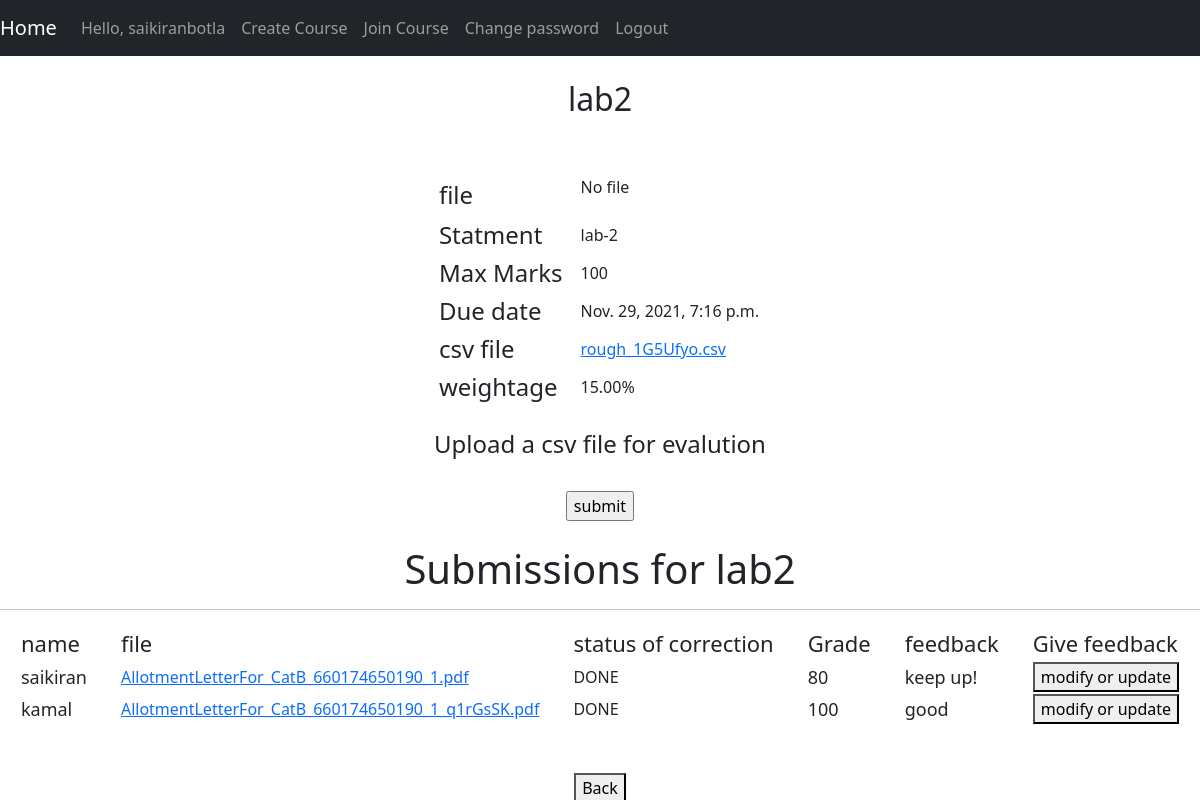
Page /viewsubmissionsta/Cs101/lab2/ (signed in) on the committed database.
### moodle/models.py (models this page shows, shortened)
class Assignment(models.Model):
  	course = models.ForeignKey(Coursescreated, on_delete = models.CASCADE)
  	name = models.CharField(max_length = 50)
  	file=models.FileField(upload_to='',blank=True)
  	statement = models.TextField(blank=True)
  	total = models.PositiveIntegerField()
  	date_created=models.DateTimeField(auto_now_add=True,null=True)
  	deadline=models.DateTimeField(null = True,blank=True)
  	csvfile = models.FileField(upload_to='',blank=True)
  	weightage=models.DecimalField(max_digits=5,decimal_places=2,null=True)

class Submission(models.Model):
  	assignment = models.ForeignKey(Assignment, on_delete = models.CASCADE)
  	student = models.ForeignKey(User, on_delete=models.CASCADE)
  	submittedfile = models.FileField(upload_to='',blank=True)
  	grade = models.PositiveIntegerField(null = True, blank=True)
  	statusofcorrection = models.CharField(max_length=100,default = "NOT DONE")
  	feedback = models.TextField(null = True, blank=True)

### moodle/views.py (the view)
# urls.py: path('viewsubmissionsta/<str:pk>/<str:ak>/',views.viewSubmissionta,name='viewSubmissionta'),
@login_required(login_url='login')
def viewSubmissionta(request,pk,ak):
	course=Coursescreated.objects.filter(title=pk)
	course=course[0]
	assignment=Assignment.objects.filter(course=course,name=ak)
	assignment=assignment[0]
	submissions=Submission.objects.filter(assignment=assignment)
	return render(request,'moodle/viewsubmissionsta.html',{'submissions':submissions,'pk':course.title,'ak':assignment.name,'assignment':assignment})

### moodle/templates/moodle/viewsubmissionsta.html (shortened to what this page needs)
{% extends 'moodle/main.html' %}
{% block content %}
<center>
	<br>
	<h2>{{assignment.name}}</h2>
	<br>
	<br>
	<table>
		<tr>
			<td style="font-size: 24px;">file</td>
			<td></td>
				<td></td>
				<td></td>
				<td></td>
				<td></td>
				<td></td>
				<td></td>
				<td></td>
				{% if assignment.file %}
			<td><a href="{{assignment.file.url}}" download>	{{assignment.file}} </a></td>
				{% else %}
				<td><p>No file</p></td>
				{% endif %}
		</tr>
		<tr>
			<td style="font-size: 24px;">Statment</td>
				<td></td>
				<td></td>
				<td></td>
				<td></td>
				<td></td>
				<td></td>
				<td></td>
				<td></td>
			<td>
				{% if assignment.statement %}
			{{assignment.statement}}
				{% else %}
					<p>None</p>
				{% endif %}</td>
		</tr>
		<tr>
			<td style="font-size: 24px;" >Max Marks</td>
			<td></td>
				<td></td>
				<td></td>
				<td></td>
				<td></td>
				<td></td>
				<td></td>
				<td></td>
			<td>{{assignment.total}}</td>
			<td></td>
		</tr>
		<tr>
				<td style="font-size: 24px;">Due date</td>
				<td></td>
				<td></td>
				<td></td>
				<td></td>
				<td></td>
				<td></td>
				<td></td>
				<td></td>
				<td >
					{% if assignment.deadline %}
						{{assignment.deadline}}
					{% endif %}
				</td>
		</tr>
		<tr>
			<td style="font-size: 24px;">csv file</td>
			<td></td>
				<td></td>
				<td></td>
				<td></td>
				<td></td>
				<td></td>
				<td></td>
				<td></td>
				<td>
					{% if assignment.csvfile %}
						<a href="{{assignment.csvfile.url}}" download>	{{assignment.csvfile}} </a>
					{% endif %}
				</td>
		</tr>
		<tr>
			<td style="font-size: 24px;">weightage</td>
			<td></td>
				<td></td>
				<td></td>
				<td></td>
				<td></td>
				<td></td>
				<td></td>
				<td></td>
				<td>{{assignment.weightage}}%</td>
		</tr>
	</table>
	<br>
	<h4>Upload a csv file for evalution</h4>
	<br>
	<form method="POST" enctype="multipart/form-data">
		<input type="submit" value="submit">
	</form>
	<br>
	<h1>Submissions for {{ak}}</h1>
	<hr>
	<table>
		<tr>
			<td  style="font-size: 22px;">name</td>
			<td></td>
			<td></td>
			<td></td>
			<td></td>
			<td></td>
				<td></td>
				<td></td>
				<td></td>
				<td></td>
			<td></td>
			<td></td>
			<td></td>
			<td></td>
				<td></td>
				<td></td>
				<td></td>
			<td style="font-size: 22px;">file</td>
			<td></td>
			<td></td>
			<td></td>
			<td></td>
			<td></td>
				<td></td>
				<td></td>
				<td></td>
				<td></td>
			<td></td>
			<td></td>
			<td></td>
			<td></td>
				<td></td>
				<td></td>
				<td></td>
			<td style="font-size: 22px;">status of correction</td>
			<td></td>
			<td></td>
			<td></td>
			<td></td>
			<td></td>
				<td></td>
				<td></td>
				<td></td><td></td>
			<td></td>
			<td></td>
			<td></td>
			<td></td>
				<td></td>
				<td></td>
				<td></td>
				<td style="font-size: 22px;">Grade</td>
				<td></td>
			<td></td>
			<td></td>
			<td></td>
			<td></td>
				<td></td>
				<td></td>
				<td></td><td></td>
			<td></td>
			<td></td>
			<td></td>
			<td></td>
				<td></td>
				<td></td>
				<td></td>
			<td style="font-size: 22px;">feedback</td>
			<td></td>
				<td></td>
				<td></td>
				<td></td>
				<td></td>
				<td></td>
				<td></td>
				<td></td>
				<td></td>
			<td></td>
			<td></td>
			<td></td>
			<td></td>
				<td></td>
				<td></td>
				<td></td>
				<td style="font-size: 22px;">Give feedback</td>
		</tr>
		{% for submission in submissions %}
			<tr>
				<td style="font-size: 18px;">{{submission.student.username}}</td>
				<td></td>
				<td></td>
				<td></td>
				<td></td>
				<td></td>
				<td></td>
				<td></td>
				<td></td><td></td>
			<td></td>
			<td></td>
			<td></td>
			<td></td>
				<td></td>
				<td></td>
				<td></td>
				<td><a href="{{submission.submittedfile.url}}" download>{{submission.submittedfile}}</a></td>
				<td></td>
				<td></td>
				<td></td>
				<td></td>
				<td></td>
				<td></td>
				<td></td>
				<td></td><td></td>
			<td></td>
			<td></td>
			<td></td>
			<td></td>
				<td></td>
				<td></td>
				<td></td>
				<td>{{submission.statusofcorrection}}</td>
				<td></td>
				<td></td>
				<td></td>
				<td></td>
				<td></td>
				<td></td>
				<td></td>
				<td></td><td></td>
			<td></td>
			<td></td>
			<td></td>
			<td></td>
				<td></td>
				<td></td>
				<td></td>
				<td style='font-size: 18px;'>{{submission.grade}}</td>
				<td></td>
			<td></td>
			<td></td>
			<td></td>
			<td></td>
				<td></td>
				<td></td>
				<td></td><td></td>
			<td></td>
			<td></td>
			<td></td>
			<td></td>
				<td></td>
				<td></td>
				<td></td>
				<td style="font-size: 18px;">{{submission.feedback}}</td>
				<td></td>
				<td></td>
				<td></td>
				<td></td>
				<td></td>
				<td></td>
				<td></td>
				<td></td><td></td>
			<td></td>
			<td></td>
			<td></td>
			<td></td>
				<td></td>
				<td></td>
				<td></td>
				<td><a href="{% url 'feedback' pk ak submission.student.username %}"><button type="submit">modify or update</button></td> </a>
			</tr>
		{% endfor %}
	</table>
	<br>
	<br>
	<a href="{% url 'viewtacourses' pk %}"><button>Back</button></a>
</center>
{% endblock %}

### moodle/templates/moodle/dashboard.html (shortened to what this page needs)
 <nav class="navbar navbar-expand-lg navbar-dark bg-dark">
   <a class="navbar-brand" href="{% url 'home' %}">Home</a>
  <div class="collapse navbar-collapse" id="navbarNavAltMarkup">
    <div class="navbar-nav">
      <a class="nav-item nav-link">Hello, {{request.user}}</a>
      <a class="nav-item nav-link" href="{% url 'createcourse' %}">Create Course</a>
      <a class="nav-item nav-link" href="{% url 'joincourse' %}">Join Course</a>
      <a class="nav-item nav-link" href="{% url 'reset' %}">Change password</a>
      <a class="nav-item nav-link" href="{% url 'logout' %}">Logout</a>
    </div>
  </div>
</nav>

### rows in the picture
Assignment: name "lab2", statement "lab-2", total "100", deadline "Nov. 29, 2021, 7:16 p.m.", csvfile "rough_1G5Ufyo.csv", weightage "15.00"
Submission: student.username "saikiran", submittedfile "AllotmentLetterFor_CatB_660174650190_1.pdf", statusofcorrection "DONE", grade "80", feedback "keep up!"
Submission: student.username "kamal", submittedfile "AllotmentLetterFor_CatB_660174650190_1_q1rGsSK.pdf", statusofcorrection "DONE", grade "100", feedback "good"

### other values in the picture
{{ request.user }} "saikiranbotla"
